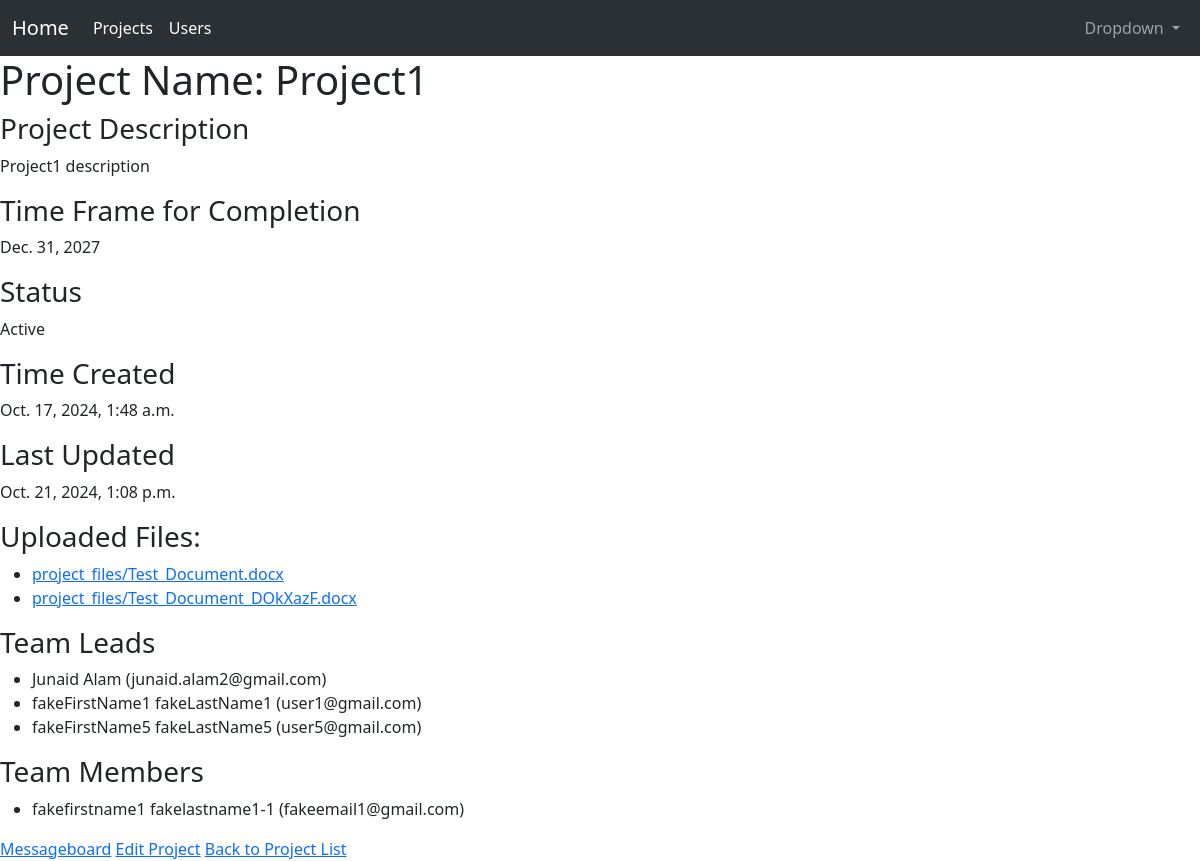
Screenshot of /projects/3/ (signed in) with the database file from the repository.
### projects/models.py (models this page shows, shortened)
class Project(models.Model):
    name                        = models.CharField(max_length=255, blank=False, null=False)
    description                 = models.TextField(blank=False, null=False)
    time_frame_for_completion   = models.DateField(blank=False, null=False)
    time_created                = models.DateTimeField(auto_now_add=True, blank=False, null=False)
    time_updated = models.DateTimeField(auto_now=True, blank=False, null=False)
    users = models.ManyToManyField(CustomUser, related_name='projects', through='Membership')
    ACTIVE = 'A'
    COMPLETED = 'C'
    DORMANT = 'D'
    STATUS_CHOICES = (
        (ACTIVE, "Active"),
        (COMPLETED, "Completed"),
        (DORMANT, "Dormant"),
    )
    status = models.CharField(
        max_length=1,
        choices = STATUS_CHOICES,
        default = ACTIVE,
    )
    def is_team_member(self, user):
        return self.membership_set.filter(user=user, role__in=['Team Member', 'Team Lead']).exists()

class FileUpload(models.Model):
    project = models.ForeignKey(Project, related_name='uploaded_files', on_delete=models.CASCADE)
    file = models.FileField(upload_to='project_files/')
    uploaded_at = models.DateTimeField(auto_now_add=True)

class Membership(models.Model):
    TEAM_MEMBER = 'Team Member'
    TEAM_LEAD = 'Team Lead'
    ROLE_CHOICES = (
        (TEAM_MEMBER, 'Team Member'),
        (TEAM_LEAD, 'Team Lead'),
    )
    user = models.ForeignKey(CustomUser, on_delete=models.CASCADE)
    project = models.ForeignKey(Project, on_delete=models.CASCADE)
    role = models.CharField(max_length=20, choices=ROLE_CHOICES, default=TEAM_MEMBER, blank=False, null=False)

### users/models.py (models this page shows, shortened)
class CustomUser(AbstractUser):
    PERMISSIONS_USER = 'user'
    PERMISSIONS_ADMIN = 'admin'
    USER_PERMISSIONS = [
        (PERMISSIONS_USER, 'User'),
        (PERMISSIONS_ADMIN, 'Admin'),
    ]
    username = None  # Disable username
    email = models.EmailField(_("email address"), max_length=100, unique=True, blank=False, null=False)
    date_joined = models.DateTimeField(verbose_name="date joined", auto_now_add=True, blank=False, null=False)
    max_permissions_length = max(len(PERMISSIONS_USER), len(PERMISSIONS_ADMIN))
    permissions = models.CharField(choices=USER_PERMISSIONS, default=PERMISSIONS_USER, max_length = max_permissions_length, blank=False, null=False)
    first_name = models.CharField(max_length=50, blank=False, null=False)
    last_name = models.CharField(max_length=50, blank=False, null=False)
    USERNAME_FIELD = "email"  # Set email as the username field
    REQUIRED_FIELDS = ['first_name', 'last_name']  # Fields required on superuser creation
    objects = CustomUserManager()
    class Meta:
        verbose_name = 'User'
        verbose_name_plural = 'Users'

### projects/views.py (the view)
# urls.py: path('<int:pk>/', ProjectDetailView.as_view(), name='projects-detail'),
class ProjectDetailView(DetailView):
    template_name = 'projects/project_detail.html'
    queryset = Project.objects.all()
    def get_context_data(self, **kwargs):
        context = super().get_context_data(**kwargs)
        project = self.get_object()
        context['file_uploads'] = project.uploaded_files.all()
        context['team_leads'] = project.membership_set.filter(role=Membership.TEAM_LEAD)
        context['team_members'] = project.membership_set.filter(role=Membership.TEAM_MEMBER)
        context['is_team_member'] = project.is_team_member(self.request.user)
        context['is_superuser'] = self.request.user.is_superuser
        return context

### projects/templates/projects/project_detail.html (shortened to what this page needs)
{% extends 'base.html' %}
{% block content %}
<h1>Project Name: {{object.name}}</h1>
{% if object.description %}
<h3>Project Description</h3>
<p>{{object.description}}</p>
{% else %}
<p>Description Coming Soon</p>
{% endif %}
{% if object.time_frame_for_completion %}
<h3>Time Frame for Completion</h3>
<p>{{object.time_frame_for_completion}}</p>
{% else %}
<p>Time frame coming soon</p>
{% endif %}
{% if object.status %}
<h3>Status</h3>
<p>{{object.get_status_display}}</p>
{% else %}
<p>Status coming soon</p>
{% endif %}
{% if object.time_created %}
<h3>Time Created</h3>
<p>{{object.time_created}}</p>
{% else %}
<p>Time created coming soon</p>
{% endif %}
{% if object.time_updated %}
<h3>Last Updated</h3>
<p>{{object.time_updated}}</p>
{% else %}
<p>Time updated coming soon</p>
{% endif %}
<h3>Uploaded Files:</h3>
<ul>
    {% for file in file_uploads %}
        <li><a href="{{ file.file.url }}">{{ file.file.name }}</a></li>
    {% empty %}
        <li>No files uploaded yet.</li>
    {% endfor %}
</ul>
<h3>Team Leads</h3>
{% if team_leads %}
    <ul>
        {% for lead in team_leads %}
        <li>{{ lead.user.get_full_name }} ({{ lead.user.email }})</li>
        {% endfor %}
    </ul>
{% else %}
    <p>No team leads assigned yet.</p>
{% endif %}
<h3>Team Members</h3>
{% if team_members %}
    <ul>
        {% for member in team_members %}
        <li>{{ member.user.get_full_name }} ({{ member.user.email }})</li>
        {% endfor %}
    </ul>
{% else %}
    <p>No team members assigned yet.</p>
{% endif %}
<a href="{% url 'messageboards:project-messageboard-list' object.pk %}">Messageboard</a>
{% if is_team_member or is_superuser %}
    <a href="{% url 'projects:projects-update' object.pk %}">Edit Project</a>
{% else %}
    <a href="#" style="color: gray;" data-toggle="tooltip" title="Must be a project team member to edit">Edit Project</a>
{% endif %}
<a href="{% url 'projects:projects-list' %}">Back to Project List</a>
{% endblock %}

### rows the page displays
Project: name "Project1", description "Project1 description", time_frame_for_completion "Dec. 31, 2027", status "Active", time_created "Oct. 17, 2024, 1:48 a.m.", time_updated "Oct. 21, 2024, 1:08 p.m."
FileUpload: file.name "project_files/Test_Document.docx"
FileUpload: file.name "project_files/Test_Document_DOkXazF.docx"
Membership: user.get_full_name "Junaid Alam", user.email "junaid.alam2@gmail.com"
Membership: user.get_full_name "fakeFirstName1 fakeLastName1", user.email "user1@gmail.com"
Membership: user.get_full_name "fakeFirstName5 fakeLastName5", user.email "user5@gmail.com"
Membership: user.get_full_name "fakefirstname1 fakelastname1-1", user.email "fakeemail1@gmail.com"
